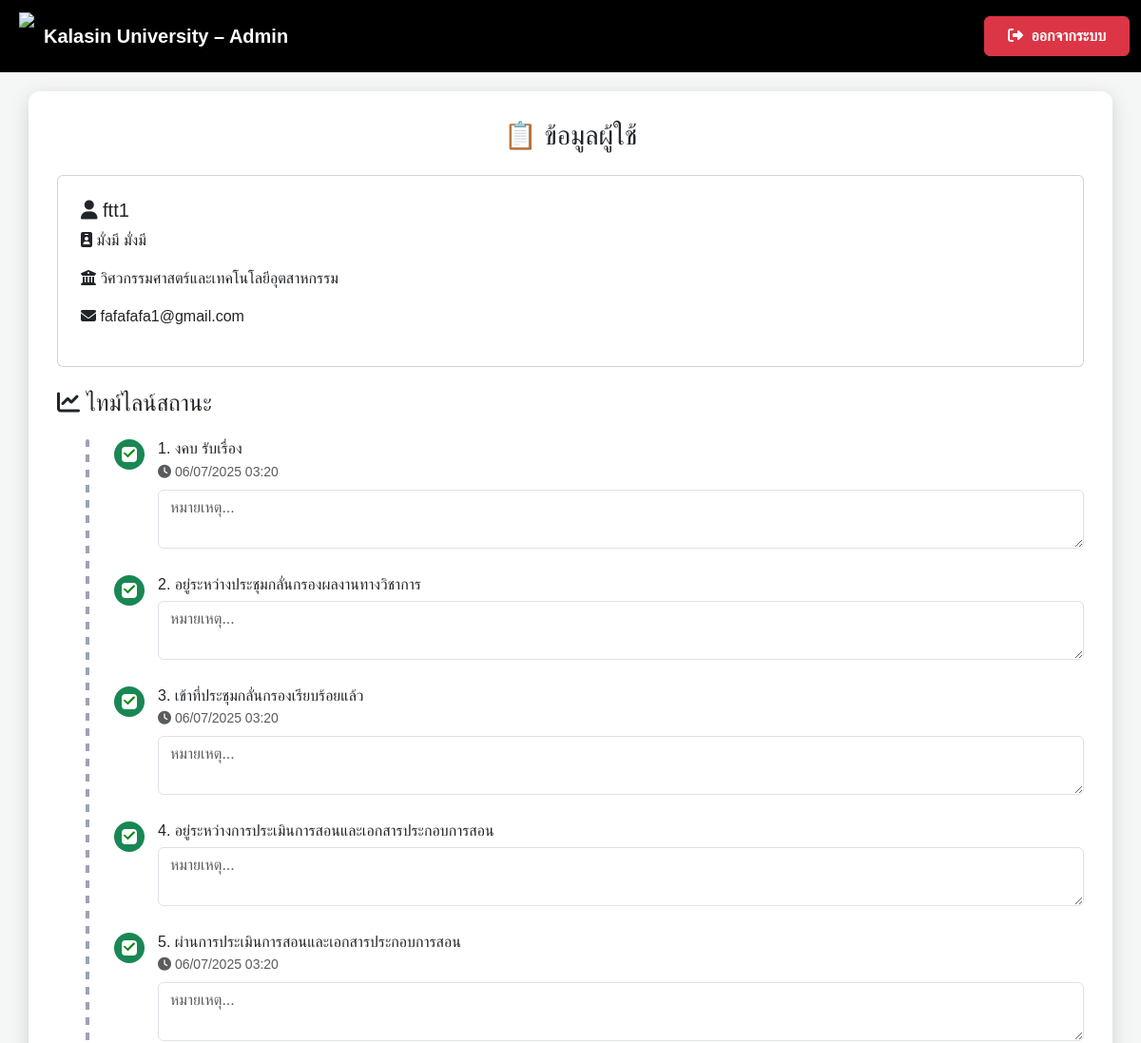
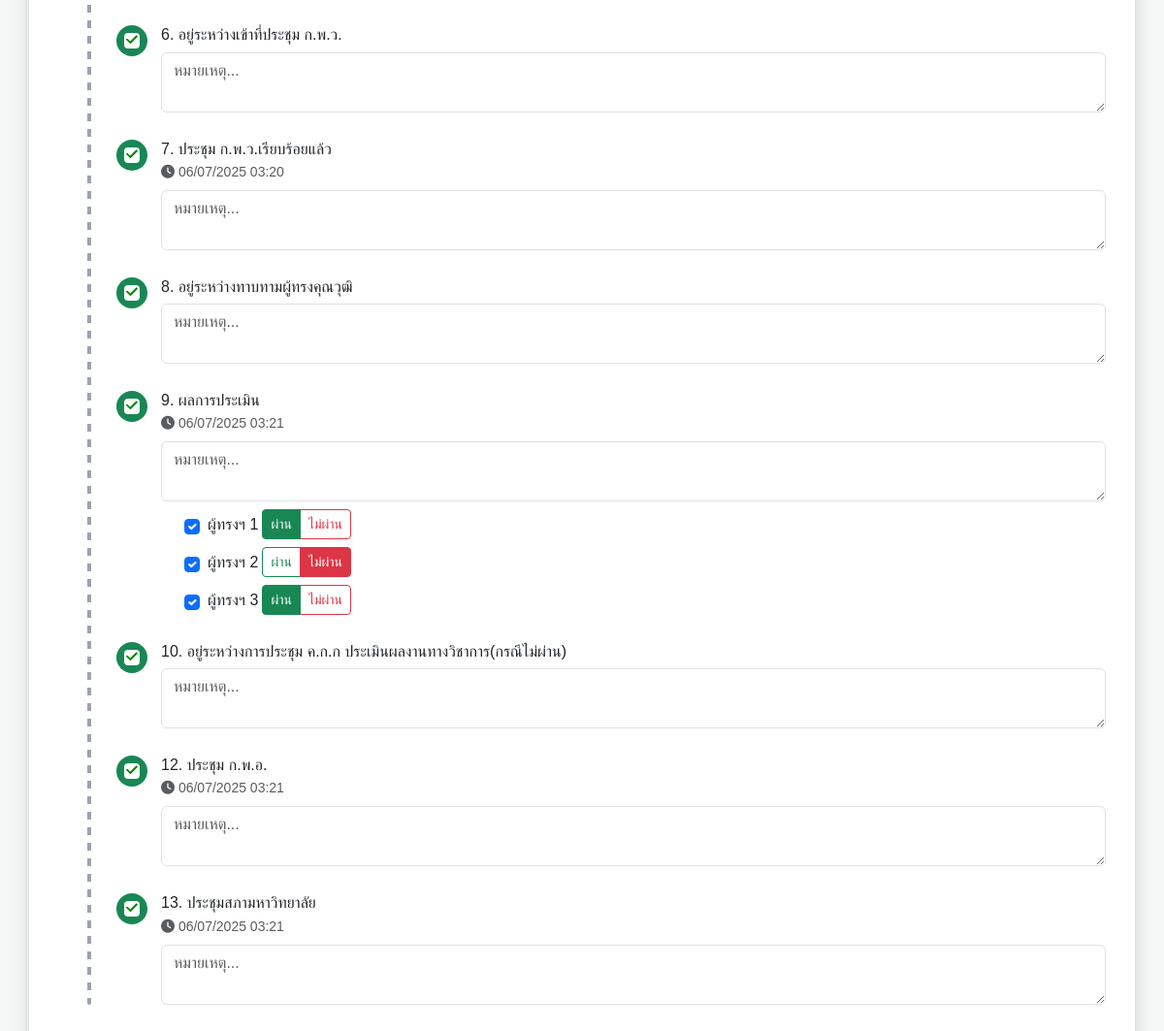
Page /timeline/1 on the committed database (2 pictures, top to bottom).
### app.py (models this page shows)
class User(db.Model, UserMixin):
    __tablename__ = "user"
    id        = db.Column(db.Integer, primary_key=True)
    username  = db.Column(db.String(80),  unique=True, nullable=False)
    password  = db.Column(db.String(128), nullable=False)   # เก็บ hash ได้ยาว ๆ
    full_name = db.Column(db.String(150), nullable=False)
    first_name = db.Column(db.String(80))
    last_name  = db.Column(db.String(80))
    faculty    = db.Column(db.String(100), nullable=False)
    email      = db.Column(db.String(120), unique=True, nullable=False)
    role       = db.Column(db.String(20),  default="user")
    phone      = db.Column(db.String(20))   # 🆕 เพิ่มบรรทัดนี้
    requests = db.relationship(
        "AcademicRequest",
        backref="user",
        cascade="all, delete-orphan",
        lazy="dynamic"
    )
    workflow_steps = db.relationship(
        "WorkflowStep",
        backref="user",
        cascade="all, delete-orphan",
        lazy="dynamic"
    )

class WorkflowStep(db.Model):
    __tablename__ = "workflow_step"
    id        = db.Column(db.Integer, primary_key=True)
    user_id   = db.Column(
        db.Integer,
        db.ForeignKey("user.id", ondelete="CASCADE"),
        nullable=False
    )
    order_no  = db.Column(db.Integer)           # 1-13
    title     = db.Column(db.String(150))
    is_done   = db.Column(db.Boolean,  default=False)
    done_at   = db.Column(db.DateTime)
    comment   = db.Column(db.Text)
    is_visible = db.Column(db.Boolean, default=True)
    experts = db.relationship(
        "ExpertVote",
        backref="step",
        cascade="all, delete-orphan",
        lazy="dynamic"
    )

### app.py (the view)
@app.route("/timeline/<int:user_id>", endpoint="timeline")
def timeline(user_id):
    user = User.query.get_or_404(user_id)
    ensure_workflow(user.id)
    recalc_after_vote(user.id)   # <- เติมบรรทัดนี้ เข้าไปก่อน query
    steps = (WorkflowStep.query
             .filter_by(user_id=user.id, is_visible=True)
             .order_by(WorkflowStep.order_no)
             .all())
    for st in steps:
        st.show_time = st.order_no in SHOW_TIME_STEPS  # True / False
    FAC_MAP = {
        "engineering-industrial-tech": "วิศวกรรมศาสตร์และเทคโนโลยีอุตสาหกรรม",
        "science-health-tech": "วิทยาศาสตร์และเทคโนโลยีสุขภาพ",
        "agri-tech": "เทคโนโลยีการเกษตร",
        "liberal-arts": "ศิลปศาสตร์",
        "edu-innovation": "ศึกษาศาสตร์และนวัตกรรมการศึกษา",
        "management-science": "บริหารศาสตร์"
    }
    faculty_th = FAC_MAP.get(user.faculty, "ไม่ระบุคณะ")
    return render_template(
        "timeline.html",
        user=user,
        faculty_th=faculty_th,
        steps=steps,    # ตอนนี้ DB ถูกกรอง is_visible มาแล้ว
    )

### app.py (called while the page is built, shortened)
def ensure_workflow(user_id):
    if WorkflowStep.query.filter_by(user_id=user_id).first():
        return

@app.template_filter("th_time")
def th_time(dt, fmt="%d/%m/%Y %H:%M"):
    if not dt:
        return ""
    if dt.tzinfo is None:           # ← ถ้าเจอค่า naive
        dt = dt.replace(tzinfo=timezone.utc)
    th = pytz.timezone("Asia/Bangkok")
    return dt.astimezone(th).strftime(fmt)

### templates/timeline.html (shortened to what this page needs)
<!DOCTYPE html>
<html lang="th">
<head>
  <link href="https://cdn.jsdelivr.net/npm/bootstrap@5.3.3/dist/css/bootstrap.min.css" rel="stylesheet" />
  <link href="https://cdnjs.cloudflare.com/ajax/libs/font-awesome/6.4.2/css/all.min.css" rel="stylesheet" />
</head>
<body>
<nav class="navbar navbar-expand-lg navbar-dark">
  <div class="container-fluid">
    <a class="navbar-brand ms-2 d-flex align-items-center" href="{{ url_for('admin_dashboard') }}">
      <img src="https://upload.wikimedia.org/wikipedia/th/4/4e/Kalasin_University_Seal.svg"
           style="height:50px;margin-right:10px">
      <strong>Kalasin University – Admin</strong>
    </a>
    <div class="ms-auto">
      <a href="{{ url_for('logout') }}" class="btn btn-danger fw-bold px-4 py-2">
        <i class="fas fa-sign-out-alt me-1"></i> ออกจากระบบ
      </a>
    </div>
  </div>
</nav>
<div class="container box">
  <h3 class="mb-4 text-center">📋 ข้อมูลผู้ใช้</h3>
  <div class="card p-4">
    <h5><i class="fas fa-user"></i> {{ user.username }}</h5>
    <p><i class="fas fa-id-badge"></i> {{ user.first_name }} {{ user.last_name }}</p>
    <p><i class="fas fa-building-columns"></i> {{ faculty_th }}</p>
    <p><i class="fas fa-envelope"></i> {{ user.email }}</p>
  </div>
<h4 class="mt-4 mb-3"><i class="fas fa-chart-line"></i> ไทม์ไลน์สถานะ</h4>
<ul class="timeline">
  {% if steps and steps|length > 0 %}
    {% for step in steps %}
      <li class="timeline-item">
        <span class="timeline-icon {{ 'checked' if step.is_done else 'bg-secondary text-white' }}"
              id="ico-{{ step.id }}">
        </span>
        <div class="timeline-content">
          <h6>{{ step.order_no }}. {{ step.title }}</h6>
          {% if step.show_time %}
            <small id="time-{{ step.id }}"
                   class="text-muted done-time {% if not (step.is_done and step.done_at) %}d-none{% endif %}">
              {% if step.is_done and step.done_at %}
                <i class="fas fa-clock"></i> {{ step.done_at|th_time }}
              {% endif %}
            </small>
          {% endif %}
          <textarea class="form-control comment-area mt-2"
                    id="cmt-{{ step.id }}"
                    placeholder="หมายเหตุ..."
                    onblur="saveComment({{ step.id }})">{{ step.comment or '' }}</textarea>
          {% if step.order_no == 9 %}
            <div class="d-flex flex-column gap-2 mt-2 ps-4">
              {% for e in range(3) %}
                {% set vote = step.experts.filter_by(idx=e).first() %}
                <div class="d-flex align-items-center gap-1">
                  <input type="checkbox"
                         class="form-check-input me-1"
                         id="exp-{{ step.id }}-{{ e }}"
                         {% if vote %}checked{% endif %}
                         onchange="toggleExpert(this, {{ step.id }}, {{ e }})">
                  <span>ผู้ทรงฯ {{ e+1 }}</span>
                  <div class="btn-group" role="group">
                    <label class="btn btn-outline-success btn-sm"
                           for="pass-{{ step.id }}-{{ e }}">
                      ผ่าน
                    </label>
                    <label class="btn btn-outline-danger btn-sm"
                           for="fail-{{ step.id }}-{{ e }}">
                      ไม่ผ่าน
                    </label>
                  </div>
                </div>
              {% endfor %}
            </div>
          {% endif %}
        </div>
      </li>
    {% endfor %}
  {% else %}
    <p>ยังไม่มีขั้นตอนให้แสดง</p>
  {% endif %}
</ul>
</body>
</html>

### templates/timeline.html (style rules this page uses)
body { font-family:'Poppins',sans-serif;background:#f4f7f6; }
.navbar { background:#000 }
.box { background:#fff;border-radius:12px;padding:30px;box-shadow:0 5px 20px rgba(0,0,0,.15);margin-top:20px; }
.timeline { position:relative;list-style:none;margin:0;padding-left:60px;margin-top:1.5rem; }
.timeline::before { content:"";position:absolute;left:30px;top:0;bottom:0;width:4px;background-image:repeating-linear-gradient(to bottom,#9ca3af 0 8px,transparent 8px 16px);border-radius:2px; }
.timeline-item { display:flex;align-items:flex-start;margin-bottom:1.75rem; }
.timeline-icon { flex:0 0 32px;width:32px;height:32px;border-radius:50%;display:flex;align-items:center;justify-content:center;font-size:.9rem;margin-right:14px;position:relative;transition:.15s; }
.timeline-content { flex:1; }
.timeline-content h6 { margin:0;font-weight:500; }
.done-time { display:block;margin-top:4px; }
.timeline-icon::after { content:"";position:absolute;top:8px;left:8px;width:16px;height:16px;border:2px solid #fff;border-radius:4px;background:transparent;pointer-events:none; }
.timeline-icon.checked { background:#198754!important; }

### rows in the picture
User: username "ftt1", first_name "มั่งมี", last_name "มั่งมี", email "fafafafa1@gmail.com"
WorkflowStep: order_no "1", title "งคบ รับเรื่อง", done_at|th_time "06/07/2025 03:20", id "หมายเหตุ..."
WorkflowStep: order_no "2", title "อยู่ระหว่างประชุมกลั่นกรองผลงานทางวิชาการ", id "หมายเหตุ..."
WorkflowStep: order_no "3", title "เข้าที่ประชุมกลั่นกรองเรียบร้อยแล้ว", done_at|th_time "06/07/2025 03:20", id "หมายเหตุ..."
WorkflowStep: order_no "4", title "อยู่ระหว่างการประเมินการสอนและเอกสารประกอบการสอน", id "หมายเหตุ..."
WorkflowStep: order_no "5", title "ผ่านการประเมินการสอนและเอกสารประกอบการสอน", done_at|th_time "06/07/2025 03:20", id "หมายเหตุ..."
WorkflowStep: order_no "6", title "อยู่ระหว่างเข้าที่ประชุม ก.พ.ว.", id "หมายเหตุ..."
WorkflowStep: order_no "7", title "ประชุม ก.พ.ว.เรียบร้อยแล้ว", done_at|th_time "06/07/2025 03:20", id "หมายเหตุ..."
WorkflowStep: order_no "8", title "อยู่ระหว่างทาบทามผู้ทรงคุณวุฒิ", id "หมายเหตุ..."
WorkflowStep: order_no "9", title "ผลการประเมิน", done_at|th_time "06/07/2025 03:21", id "หมายเหตุ...", e "1" "2" "3"
WorkflowStep: order_no "10", title "อยู่ระหว่างการประชุม ค.ก.ก ประเมินผลงานทางวิชาการ(กรณีไม่ผ่าน)", id "หมายเหตุ..."
WorkflowStep: order_no "12", title "ประชุม ก.พ.อ.", done_at|th_time "06/07/2025 03:21", id "หมายเหตุ..."
WorkflowStep: order_no "13", title "ประชุมสภามหาวิทยาลัย", done_at|th_time "06/07/2025 03:21", id "หมายเหตุ..."

### other values in the picture
{{ faculty_th }} "วิศวกรรมศาสตร์และเทคโนโลยีอุตสาหกรรม"
